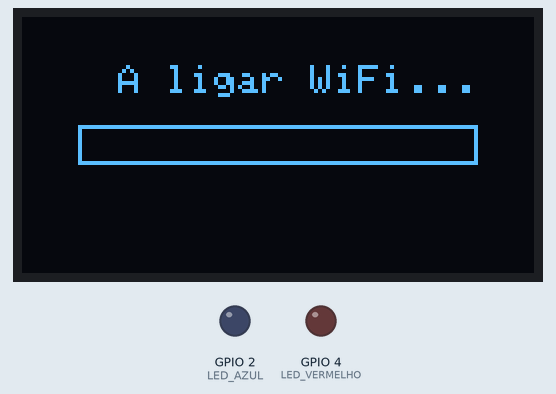
Recording of a sketch running on a simulated ESP32. Shown: 128×64 one-colour display, output pins drawn as LEDs (lit = HIGH). WiFi joins after 1.5 s; servers stay silent unless stated; uploads are accepted with an empty reply; web services answer with replies made up by the test bench.

Above: at 0.1 s.
At 6.5 s:
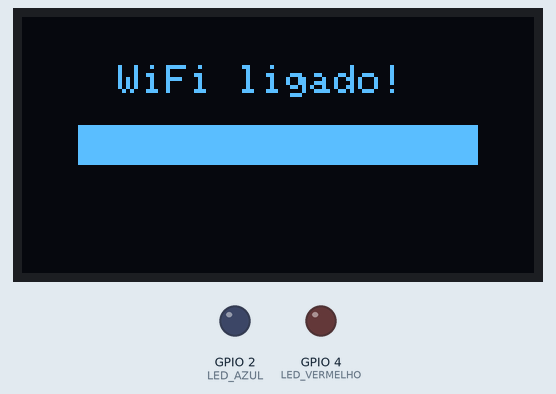
At 8.8 s:
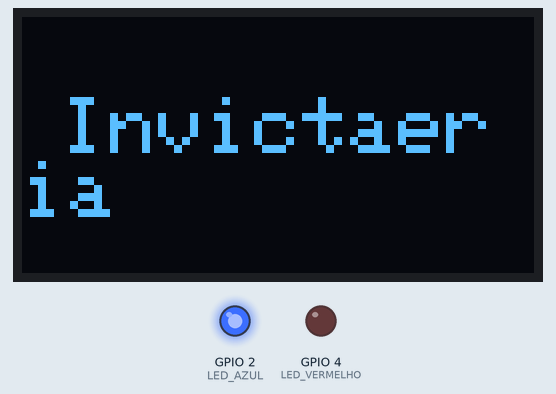
At 10.8 s:
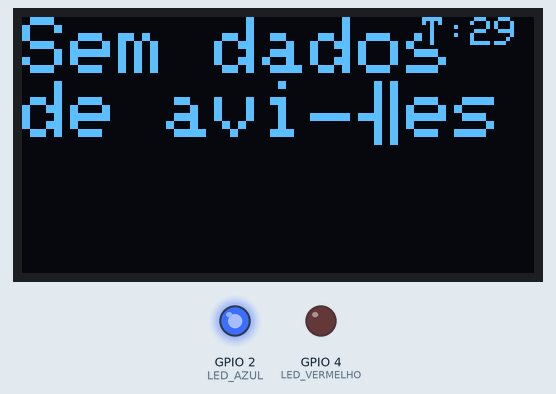
Timing chart, 0 to 12.3 s (numbered marks = the images above):
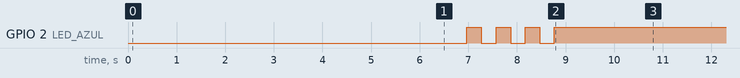

Measured:
- what the display in image 1 shows lasts 2.3 s, from 6.5 s to 8.8 s
- what the display in image 2 shows lasts 1.9 s, from 8.8 s to 10.7 s

The sketch:

projetoESPFuncional.ino
```cpp
#include <WiFi.h>
#include <HTTPClient.h>
#include <ArduinoJson.h>
#include <Wire.h>
#include <Adafruit_GFX.h>
#include <Adafruit_SSD1306.h>
#include <math.h>

// WiFi
const char* ssid = "esp32esp32esp32";
const char* password = "esp32esp32esp32";

// OLED
#define SCREEN_WIDTH 128
#define SCREEN_HEIGHT 64
#define OLED_RESET -1
Adafruit_SSD1306 display(SCREEN_WIDTH, SCREEN_HEIGHT, &Wire, OLED_RESET);

// LEDs
#define LED_AZUL 2
#define LED_VERMELHO 4

// Localização
float myLat = 0.0;
float myLon = 0.0;

// Temporizador
unsigned long lastUpdate = 0;
const unsigned long updateInterval = 30000;

float distanceKm(float lat1, float lon1, float lat2, float lon2) {
  const float R = 6371.0;
  float dLat = radians(lat2 - lat1);
  float dLon = radians(lon2 - lon1);
  float a = sin(dLat/2)*sin(dLat/2) + cos(radians(lat1))*cos(radians(lat2))*sin(dLon/2)*sin(dLon/2);
  float c = 2 * atan2(sqrt(a), sqrt(1-a));
  return R * c;
}

void piscarLed(int pin, int vezes) {
  for (int i = 0; i < vezes; i++) {
    digitalWrite(pin, HIGH);
    delay(300);
    digitalWrite(pin, LOW);
    delay(300);
  }
}

void drawHeadingArrow(int x, int y, float heading) {
  float rad = radians(heading - 90);
  int len = 10;
  int x2 = x + cos(rad) * len;
  int y2 = y + sin(rad) * len;
  display.drawLine(x, y, x2, y2, SSD1306_WHITE);
  display.fillTriangle(x2, y2, x2 - 3, y2 + 5, x2 + 3, y2 + 5, SSD1306_WHITE);
}

void showLoadingBar() {
  int barWidth = 100;
  int barHeight = 10;
  int barX = (SCREEN_WIDTH - barWidth) / 2;
  int barY = (SCREEN_HEIGHT - barHeight) / 2;
  const int totalSteps = 50; // 50 passos * 100ms = 5 segundos

  WiFi.begin(ssid, password);

  for (int currentStep = 0; currentStep <= totalSteps; currentStep++) {
    display.clearDisplay();

    display.setTextSize(1);
    display.setCursor((SCREEN_WIDTH - 80) / 2, barY - 15);
    display.print("A ligar WiFi...");

    // Desenha o contorno da barra
    display.drawRect(barX, barY, barWidth, barHeight, SSD1306_WHITE);

    // Preenche a barra proporcional ao progresso
    int fillWidth = (barWidth - 2) * currentStep / totalSteps;
    if (fillWidth > 0) {
      display.fillRect(barX + 1, barY + 1, fillWidth, barHeight - 2, SSD1306_WHITE);
    }

    display.display();

    // Continua tentando conectar enquanto a barra avança
    if (WiFi.status() != WL_CONNECTED) {
      WiFi.status(); // atualiza status (normalmente não bloqueia)
    }

    delay(100);
  }

  if (WiFi.status() == WL_CONNECTED) {
    // Mostra barra completa e pisca led azul
    display.clearDisplay();
    display.setTextSize(1);
    display.setCursor((SCREEN_WIDTH - 80) / 2, barY - 15);
    display.print("WiFi ligado!");
    display.drawRect(barX, barY, barWidth, barHeight, SSD1306_WHITE);
    display.fillRect(barX + 1, barY + 1, barWidth - 2, barHeight - 2, SSD1306_WHITE);
    display.display();
    delay(500);
    piscarLed(LED_AZUL, 3);
    digitalWrite(LED_AZUL, HIGH);
  } else {
    // Se não conectou, mostra erro e para
    display.clearDisplay();
    display.setCursor(0, 0);
    display.setTextSize(1);
    display.println("Falha ao conectar WiFi.");
    display.display();
    while (true) delay(1000);
  }
}

void setup() {
  Serial.begin(115200);
  pinMode(LED_AZUL, OUTPUT);
  pinMode(LED_VERMELHO, OUTPUT);
  digitalWrite(LED_AZUL, LOW);
  digitalWrite(LED_VERMELHO, LOW);

  if (!display.begin(SSD1306_SWITCHCAPVCC, 0x3C)) {
    Serial.println("Falha OLED");
    while (true);
  }

  showLoadingBar();

  // Mostra texto do projeto por 1.5s
  display.clearDisplay();
  display.setTextSize(2);
  display.setCursor((SCREEN_WIDTH - 12 * 9) / 2, 20);
  display.println("Invictaeria");
  display.display();
  delay(1500);

  if (!getMyLocation()) {
    display.clearDisplay();
    display.setCursor(0, 0);
    display.println("Erro localizacao");
    display.display();
    while (true);
  }

  // Primeira atualização dos dados do avião na inicialização
  if (!getPlaneData()) {
    display.clearDisplay();
    display.setCursor(0, 0);
    display.println("Sem dados de aviões");
    display.display();
  }

  lastUpdate = millis();
}

void loop() {
  unsigned long now = millis();

  if (now - lastUpdate >= updateInterval) {
    lastUpdate = now;

    if (!getPlaneData()) {
      display.clearDisplay();
      display.setCursor(0, 0);
      display.println("Erro aviões");
      display.display();
    }
  } else {
    // Mostra contador regressivo limpo no canto superior direito
    int secondsLeft = (updateInterval - (now - lastUpdate)) / 1000;

    // Atualiza só a parte do contador para evitar "flicker"
    display.setTextSize(1);
    display.setTextColor(SSD1306_WHITE, SSD1306_BLACK);
    display.setCursor(SCREEN_WIDTH - 28, 0);
    display.print("T:");
    if (secondsLeft < 10) display.print("0");  // zerar alinhamento visual
    display.print(secondsLeft);
    display.display();
  }
}

bool getMyLocation() {
  if (WiFi.status() == WL_CONNECTED) {
    HTTPClient http;
    http.begin("http://ip-api.com/json");
    int code = http.GET();
    if (code == 200) {
      String payload = http.getString();
      StaticJsonDocument<512> doc;
      DeserializationError error = deserializeJson(doc, payload);
      if (!error) {
        myLat = doc["lat"];
        myLon = doc["lon"];
        http.end();
        return true;
      }
    }
    http.end();
  }
  return false;
}

bool getPlaneData() {
  if (WiFi.status() != WL_CONNECTED) return false;

  HTTPClient http;
  float lamin = myLat - 0.5;
  float lamax = myLat + 0.5;
  float lomin = myLon - 0.5;
  float lomax = myLon + 0.5;

  String url = "https://opensky-network.org/api/states/all?lamin=" + String(lamin, 6) +
               "&lamax=" + String(lamax, 6) +
               "&lomin=" + String(lomin, 6) +
               "&lomax=" + String(lomax, 6);

  http.begin(url);
  int code = http.GET();
  if (code != 200) {
    http.end();
    return false;
  }

  String payload = http.getString();
  StaticJsonDocument<8000> doc;
  DeserializationError err = deserializeJson(doc, payload);
  if (err) {
    http.end();
    return false;
  }

  JsonArray states = doc["states"];
  if (states.isNull() || states.size() == 0) {
    http.end();
    return false;
  }

  float minDist = 99999;
  int idxClosest = -1;
  for (int i = 0; i < states.size(); i++) {
    float planeLat = states[i][6];
    float planeLon = states[i][5];
    if (planeLat == 0 && planeLon == 0) continue;
    float d = distanceKm(myLat, myLon, planeLat, planeLon);
    if (d < minDist) {
      minDist = d;
      idxClosest = i;
    }
  }

  if (idxClosest == -1) {
    http.end();
    return false;
  }

  JsonArray plane = states[idxClosest];
  String icao24 = plane[0].as<String>();
  String callsign = plane[1].as<String>();
  float velocity = plane[9];
  float heading = plane[10];
  float altitude = plane[13];
  float lat = plane[6];
  float lon = plane[5];
  bool onGround = plane[8];
  float velocityKmh = velocity * 3.6;

  display.clearDisplay();
  display.setCursor(0, 0);
  display.setTextSize(1);
  display.print("ICAO24: "); display.println(icao24);
  display.print("Callsign: "); display.println(callsign.length() > 0 ? callsign : "N/A");
  display.print("Lat: "); display.println(lat, 4);
  display.print("Lon: "); display.println(lon, 4);
  display.print("Alt(m): "); display.println((int)altitude);
  display.print("Vel(km/h): "); display.println((int)velocityKmh);
  display.print("Dist(km): "); display.println(minDist, 2);
  display.print("Pousado: "); display.println(onGround ? "Sim" : "Nao");

  drawHeadingArrow(110, 55, heading);
  display.display();

  http.end();
  return true;
}
```
